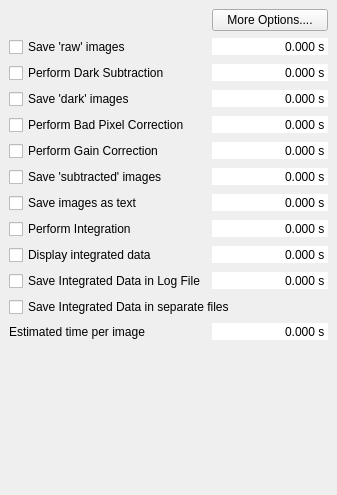
<?xml version="1.0" encoding="UTF-8"?>
<ui version="4.0">
 <class>QxrdCorrectionDialog</class>
 <widget class="QDockWidget" name="QxrdCorrectionDialog">
  <property name="geometry">
   <rect>
    <x>0</x>
    <y>0</y>
    <width>337</width>
    <height>495</height>
   </rect>
  </property>
  <property name="windowTitle">
   <string>Correction</string>
  </property>
  <widget class="QWidget" name="dockWidgetContents">
   <property name="sizePolicy">
    <sizepolicy hsizetype="Preferred" vsizetype="Preferred">
     <horstretch>0</horstretch>
     <verstretch>0</verstretch>
    </sizepolicy>
   </property>
   <layout class="QGridLayout" name="gridLayout">
    <item row="1" column="0">
     <widget class="QCheckBox" name="m_SaveRaw">
      <property name="toolTip">
       <string>Save 'raw' images (before dark subtraction), as well</string>
      </property>
      <property name="text">
       <string>Save 'raw' images</string>
      </property>
     </widget>
    </item>
    <item row="1" column="1">
     <widget class="QDoubleSpinBox" name="m_SaveRawTime">
      <property name="frame">
       <bool>false</bool>
      </property>
      <property name="alignment">
       <set>Qt::AlignRight|Qt::AlignTrailing|Qt::AlignVCenter</set>
      </property>
      <property name="readOnly">
       <bool>true</bool>
      </property>
      <property name="buttonSymbols">
       <enum>QAbstractSpinBox::NoButtons</enum>
      </property>
      <property name="suffix">
       <string> s</string>
      </property>
      <property name="decimals">
       <number>3</number>
      </property>
     </widget>
    </item>
    <item row="2" column="0">
     <widget class="QCheckBox" name="m_PerformDark">
      <property name="toolTip">
       <string>Do dark subtraction as images are taken</string>
      </property>
      <property name="text">
       <string>Perform Dark Subtraction </string>
      </property>
     </widget>
    </item>
    <item row="2" column="1">
     <widget class="QDoubleSpinBox" name="m_PerformDarkTime">
      <property name="frame">
       <bool>false</bool>
      </property>
      <property name="alignment">
       <set>Qt::AlignRight|Qt::AlignTrailing|Qt::AlignVCenter</set>
      </property>
      <property name="readOnly">
       <bool>true</bool>
      </property>
      <property name="buttonSymbols">
       <enum>QAbstractSpinBox::NoButtons</enum>
      </property>
      <property name="suffix">
       <string> s</string>
      </property>
      <property name="decimals">
       <number>3</number>
      </property>
     </widget>
    </item>
    <item row="3" column="0">
     <widget class="QCheckBox" name="m_SaveDark">
      <property name="toolTip">
       <string>Save 'dark' images</string>
      </property>
      <property name="text">
       <string>Save 'dark' images</string>
      </property>
     </widget>
    </item>
    <item row="3" column="1">
     <widget class="QDoubleSpinBox" name="m_SaveDarkTime">
      <property name="frame">
       <bool>false</bool>
      </property>
      <property name="alignment">
       <set>Qt::AlignRight|Qt::AlignTrailing|Qt::AlignVCenter</set>
      </property>
      <property name="readOnly">
       <bool>true</bool>
      </property>
      <property name="buttonSymbols">
       <enum>QAbstractSpinBox::NoButtons</enum>
      </property>
      <property name="suffix">
       <string> s</string>
      </property>
      <property name="decimals">
       <number>3</number>
      </property>
     </widget>
    </item>
    <item row="4" column="0">
     <widget class="QCheckBox" name="m_PerformBadPixels">
      <property name="enabled">
       <bool>true</bool>
      </property>
      <property name="toolTip">
       <string>Do Bad Pixel Correction</string>
      </property>
      <property name="text">
       <string>Perform Bad Pixel Correction</string>
      </property>
     </widget>
    </item>
    <item row="4" column="1">
     <widget class="QDoubleSpinBox" name="m_PerformBadPixelsTime">
      <property name="frame">
       <bool>false</bool>
      </property>
      <property name="alignment">
       <set>Qt::AlignRight|Qt::AlignTrailing|Qt::AlignVCenter</set>
      </property>
      <property name="readOnly">
       <bool>true</bool>
      </property>
      <property name="buttonSymbols">
       <enum>QAbstractSpinBox::NoButtons</enum>
      </property>
      <property name="suffix">
       <string> s</string>
      </property>
      <property name="decimals">
       <number>3</number>
      </property>
     </widget>
    </item>
    <item row="5" column="0">
     <widget class="QCheckBox" name="m_PerformGainCorrection">
      <property name="enabled">
       <bool>true</bool>
      </property>
      <property name="toolTip">
       <string>Perform gain correction</string>
      </property>
      <property name="text">
       <string>Perform Gain Correction</string>
      </property>
     </widget>
    </item>
    <item row="5" column="1">
     <widget class="QDoubleSpinBox" name="m_PerformGainCorrectionTime">
      <property name="frame">
       <bool>false</bool>
      </property>
      <property name="alignment">
       <set>Qt::AlignRight|Qt::AlignTrailing|Qt::AlignVCenter</set>
      </property>
      <property name="readOnly">
       <bool>true</bool>
      </property>
      <property name="buttonSymbols">
       <enum>QAbstractSpinBox::NoButtons</enum>
      </property>
      <property name="suffix">
       <string> s</string>
      </property>
      <property name="decimals">
       <number>3</number>
      </property>
     </widget>
    </item>
    <item row="6" column="0">
     <widget class="QCheckBox" name="m_SaveSubtracted">
      <property name="toolTip">
       <string>Save subtracted images as they are taken</string>
      </property>
      <property name="text">
       <string>Save 'subtracted' images</string>
      </property>
     </widget>
    </item>
    <item row="6" column="1">
     <widget class="QDoubleSpinBox" name="m_SaveSubtractedTime">
      <property name="frame">
       <bool>false</bool>
      </property>
      <property name="alignment">
       <set>Qt::AlignRight|Qt::AlignTrailing|Qt::AlignVCenter</set>
      </property>
      <property name="readOnly">
       <bool>true</bool>
      </property>
      <property name="buttonSymbols">
       <enum>QAbstractSpinBox::NoButtons</enum>
      </property>
      <property name="suffix">
       <string> s</string>
      </property>
      <property name="decimals">
       <number>3</number>
      </property>
     </widget>
    </item>
    <item row="7" column="0">
     <widget class="QCheckBox" name="m_SaveAsText">
      <property name="toolTip">
       <string>Save subtracted images as they are taken</string>
      </property>
      <property name="text">
       <string>Save images as text</string>
      </property>
     </widget>
    </item>
    <item row="7" column="1">
     <widget class="QDoubleSpinBox" name="m_SaveAsTextTime">
      <property name="frame">
       <bool>false</bool>
      </property>
      <property name="alignment">
       <set>Qt::AlignRight|Qt::AlignTrailing|Qt::AlignVCenter</set>
      </property>
      <property name="readOnly">
       <bool>true</bool>
      </property>
      <property name="buttonSymbols">
       <enum>QAbstractSpinBox::NoButtons</enum>
      </property>
      <property name="suffix">
       <string> s</string>
      </property>
      <property name="decimals">
       <number>3</number>
      </property>
     </widget>
    </item>
    <item row="8" column="0">
     <widget class="QCheckBox" name="m_PerformIntegration">
      <property name="toolTip">
       <string>Perform angular integration as each image is taken</string>
      </property>
      <property name="text">
       <string>Perform Integration</string>
      </property>
     </widget>
    </item>
    <item row="8" column="1">
     <widget class="QDoubleSpinBox" name="m_PerformIntegrationTime">
      <property name="frame">
       <bool>false</bool>
      </property>
      <property name="alignment">
       <set>Qt::AlignRight|Qt::AlignTrailing|Qt::AlignVCenter</set>
      </property>
      <property name="readOnly">
       <bool>true</bool>
      </property>
      <property name="buttonSymbols">
       <enum>QAbstractSpinBox::NoButtons</enum>
      </property>
      <property name="suffix">
       <string> s</string>
      </property>
      <property name="decimals">
       <number>3</number>
      </property>
     </widget>
    </item>
    <item row="9" column="0">
     <widget class="QCheckBox" name="m_DisplayIntegratedData">
      <property name="enabled">
       <bool>true</bool>
      </property>
      <property name="toolTip">
       <string>Add integrated data to graph as it is calculated</string>
      </property>
      <property name="text">
       <string>Display integrated data</string>
      </property>
     </widget>
    </item>
    <item row="9" column="1">
     <widget class="QDoubleSpinBox" name="m_DisplayIntegratedDataTime">
      <property name="frame">
       <bool>false</bool>
      </property>
      <property name="alignment">
       <set>Qt::AlignRight|Qt::AlignTrailing|Qt::AlignVCenter</set>
      </property>
      <property name="readOnly">
       <bool>true</bool>
      </property>
      <property name="buttonSymbols">
       <enum>QAbstractSpinBox::NoButtons</enum>
      </property>
      <property name="suffix">
       <string> s</string>
      </property>
      <property name="decimals">
       <number>3</number>
      </property>
     </widget>
    </item>
    <item row="10" column="0">
     <widget class="QCheckBox" name="m_SaveIntegratedData">
      <property name="enabled">
       <bool>true</bool>
      </property>
      <property name="toolTip">
       <string>Save each integration as it is calculated</string>
      </property>
      <property name="text">
       <string>Save Integrated Data in Log File</string>
      </property>
     </widget>
    </item>
    <item row="10" column="1">
     <widget class="QDoubleSpinBox" name="m_SaveIntegratedDataTime">
      <property name="frame">
       <bool>false</bool>
      </property>
      <property name="alignment">
       <set>Qt::AlignRight|Qt::AlignTrailing|Qt::AlignVCenter</set>
      </property>
      <property name="readOnly">
       <bool>true</bool>
      </property>
      <property name="buttonSymbols">
       <enum>QAbstractSpinBox::NoButtons</enum>
      </property>
      <property name="suffix">
       <string> s</string>
      </property>
      <property name="decimals">
       <number>3</number>
      </property>
     </widget>
    </item>
    <item row="11" column="0" colspan="2">
     <widget class="QCheckBox" name="m_SaveIntegratedInSeparateFiles">
      <property name="enabled">
       <bool>true</bool>
      </property>
      <property name="toolTip">
       <string>Save each integration in a separate file as it is calculated</string>
      </property>
      <property name="text">
       <string>Save Integrated Data in separate files</string>
      </property>
     </widget>
    </item>
    <item row="12" column="0">
     <widget class="QLabel" name="label_16">
      <property name="text">
       <string>Estimated time per image</string>
      </property>
     </widget>
    </item>
    <item row="12" column="1">
     <widget class="QDoubleSpinBox" name="m_EstimatedProcessingTime">
      <property name="toolTip">
       <string>Estimated processing time</string>
      </property>
      <property name="frame">
       <bool>false</bool>
      </property>
      <property name="alignment">
       <set>Qt::AlignRight|Qt::AlignTrailing|Qt::AlignVCenter</set>
      </property>
      <property name="readOnly">
       <bool>true</bool>
      </property>
      <property name="buttonSymbols">
       <enum>QAbstractSpinBox::NoButtons</enum>
      </property>
      <property name="suffix">
       <string> s</string>
      </property>
      <property name="decimals">
       <number>3</number>
      </property>
     </widget>
    </item>
    <item row="13" column="0" colspan="2">
     <spacer name="verticalSpacer_2">
      <property name="orientation">
       <enum>Qt::Vertical</enum>
      </property>
      <property name="sizeHint" stdset="0">
       <size>
        <width>238</width>
        <height>47</height>
       </size>
      </property>
     </spacer>
    </item>
    <item row="0" column="1">
     <widget class="QPushButton" name="m_CorrectionOptionsButton">
      <property name="text">
       <string>More Options....</string>
      </property>
     </widget>
    </item>
   </layout>
  </widget>
 </widget>
 <resources/>
 <connections/>
</ui>
